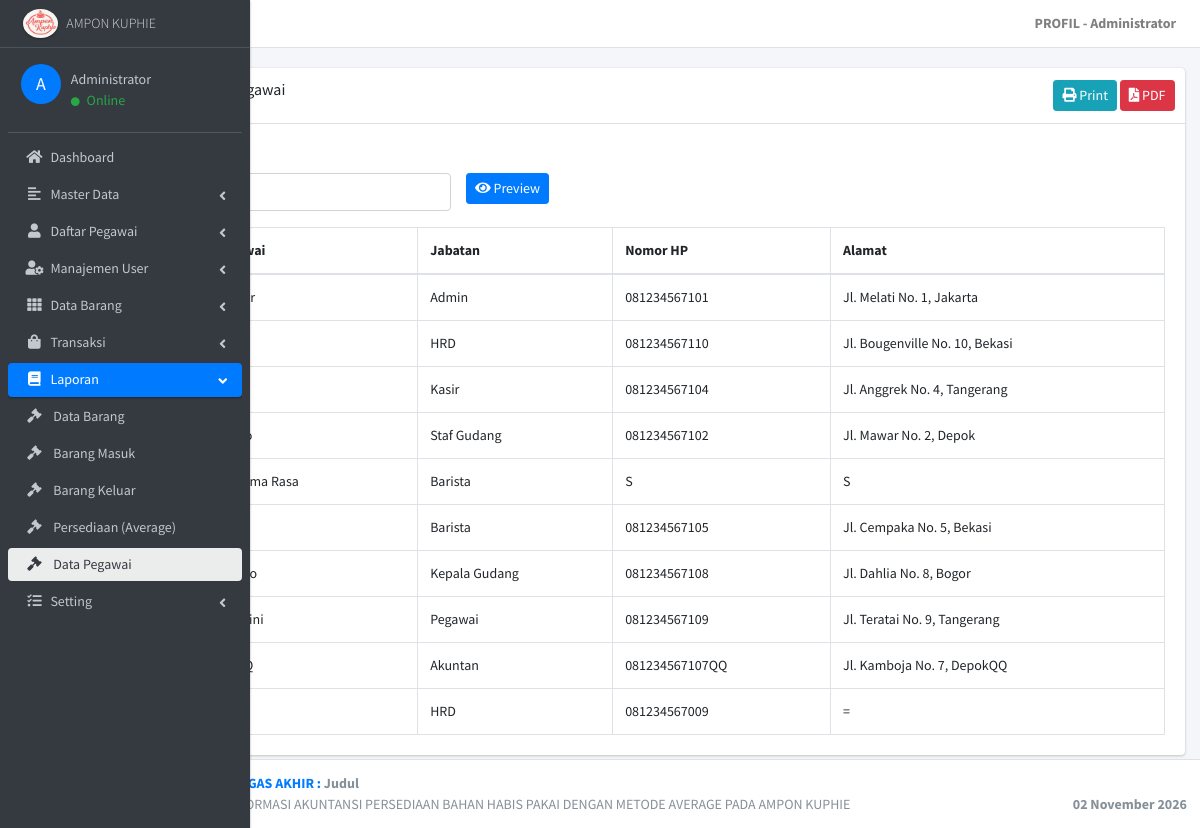
/beranda.php?page=lap_pegawai (signed in), run on the app's committed database.
### tables this page shows
CREATE TABLE `tbl_pegawai` (
  `id_pegawai` int(11) NOT NULL,
  `nama` varchar(100) NOT NULL,
  `jabatan_id` int(11) DEFAULT NULL,
  `nomor_hp` varchar(20) DEFAULT NULL,
  `alamat` text DEFAULT NULL
);

CREATE TABLE `m_jabatan` (
  `id_jabatan` int(11) NOT NULL,
  `nama_jabatan` varchar(50) NOT NULL
);

### modul/laporan/laporan_pegawai/index.php (the view, shortened to what this page needs)
<?php
$cari = isset($_GET['cari']) ? $_GET['cari'] : '';
$where_cari = '';
$qry = mysqli_query($konek, "select `tbl_pegawai`.`id_pegawai` AS `id_pegawai`, `tbl_pegawai`.`nama` AS `nama`, `tbl_pegawai`.`nomor_hp` AS `nomor_hp`, `tbl_pegawai`.`alamat` AS `alamat`, `m_jabatan`.`nama_jabatan` AS `nama_jabatan` from (`tbl_pegawai` join `m_jabatan` on((`tbl_pegawai`.`jabatan_id` = `m_jabatan`.`id_jabatan`)))" . $where_cari . " order by `tbl_pegawai`.`nama` asc");
$no = 1;
$rows = array();
while ($data = mysqli_fetch_array($qry)) {
    $rows[] = array(
        'no' => $no++,
        'nama' => $data['nama'],
        'jabatan' => $data['nama_jabatan'],
        'hp' => $data['nomor_hp'],
        'alamat' => $data['alamat'],
    );
}
?>
<div class="col-12">
    <div class="card">
        <div class="card-header">
            <h3 class="card-title"><i class="fas fa-users mr-2"></i>Laporan Data Pegawai</h3>
            <div class="card-tools laporan-tools">
                <button type="button" class="btn btn-info btn-sm" onclick="window.print()">
                    <i class="fas fa-print"></i> Print
                </button>
                <button type="button" class="btn btn-danger btn-sm" onclick="cetakPDF()">
                    <i class="fas fa-file-pdf"></i> PDF
                </button>
            </div>
        </div>
        <div class="card-body">
            <form method="GET" class="laporan-filter mb-3">
                <div class="row">
                    <div class="col-md-4">
                        <label>Cari Pegawai</label>
                        <input type="text" name="cari" class="form-control" value="<?php echo $cari; ?>" placeholder="Nama Pegawai">
                    </div>
                    <div class="col-md-3">
                        <label>&nbsp;</label><br>
                        <button type="submit" class="btn btn-primary btn-sm">
                            <i class="fas fa-eye"></i> Preview
                        </button>
                    </div>
                </div>
            </form>
            <table class="table table-bordered table-hover">
                <thead>
                    <tr>
                        <th width="5%">No</th>
                        <th>Nama Pegawai</th>
                        <th>Jabatan</th>
                        <th>Nomor HP</th>
                        <th>Alamat</th>
                    </tr>
                </thead>
                <tbody>
                    <?php
                    foreach ($rows as $row) {
                    ?>
                        <tr>
                            <td><?php echo $row['no']; ?></td>
                            <td><?php echo $row['nama']; ?></td>
                            <td><?php echo $row['jabatan']; ?></td>
                            <td><?php echo $row['hp']; ?></td>
                            <td><?php echo $row['alamat']; ?></td>
                        </tr>
                    <?php
                    }
                    ?>
                </tbody>
            </table>
        </div>
    </div>
</div>

### beranda.php (shortened to what this page needs)
<!DOCTYPE html>
<html>
<head>
  <link rel="stylesheet" href="plugins/fontawesome-free/css/all.min.css?v=2">
  <link rel="stylesheet" href="https://code.ionicframework.com/ionicons/2.0.1/css/ionicons.min.css">
  <link rel="stylesheet" href="plugins/tempusdominus-bootstrap-4/css/tempusdominus-bootstrap-4.min.css?v=2">
  <link rel="stylesheet" href="plugins/icheck-bootstrap/icheck-bootstrap.min.css?v=2">
  <link rel="stylesheet" href="plugins/jqvmap/jqvmap.min.css?v=2">
  <link rel="stylesheet" href="dist/css/adminlte.min.css?v=2">
  <link rel="stylesheet" href="plugins/overlayScrollbars/css/OverlayScrollbars.min.css?v=2">
  <link rel="stylesheet" href="plugins/daterangepicker/daterangepicker.css?v=2">
  <link rel="stylesheet" href="plugins/summernote/summernote-bs4.css?v=2">
  <link rel="stylesheet" href="plugins/datatables-bs4/css/dataTables.bootstrap4.min.css?v=2">
  <link rel="stylesheet" href="plugins/sweetalert2/sweetalert2.min.css?v=2">
  <link rel="stylesheet" href="plugins/toastr/toastr.min.css?v=2">
  <link rel="stylesheet" href="plugins/datatables-responsive/css/responsive.bootstrap4.min.css?v=2">
</head>
<body class="hold-transition sidebar-mini layout-fixed text-sm layout-navbar-fixed layout-footer-fixed sidebar-collapse">
<div class="wrapper">
  <nav class="main-header navbar navbar-expand navbar-white navbar-light">
    <ul class="navbar-nav">
      <li class="nav-item">
        <a class="nav-link" data-widget="pushmenu" href="#" role="button"><i class="fas fa-bars"></i></a>
      </li>
    </ul>
    <ul class="navbar-nav ml-auto">
      <li class="nav-item dropdown">
        <a class="nav-link text-blak d-flex align-items-center font-weight-bold" data-toggle="dropdown" href="#">
           PROFIL - <?php echo isset($_SESSION['nama']) && $_SESSION['nama'] != '' ? $_SESSION['nama'] : 'Login Admin'; ?>
        </a>
      </li>
    </ul>
  </nav>
  <aside class="main-sidebar text-sm sidebar-dark-primary elevation-1">
      <a href="beranda.php?page=beranda" class="brand-link">
      <img src="gambar/logo.jpg" alt="AMPON KUPHIE" class="brand-image img-circle elevation-1">
    </a>
    <div class="sidebar">
      <div class="user-panel mt-3 pb-3 d-flex">
        <div class="image">
          <?php $nama_avatar = isset($_SESSION['nama']) && $_SESSION['nama'] != '' ? $_SESSION['nama'] : 'Login Admin'; ?>
          <div class="d-inline-flex justify-content-center align-items-center rounded-circle bg-primary"
            style="width: 40px; height: 40px; font-size: 18px;">
            <?php echo strtoupper(substr(trim($nama_avatar), 0, 1)); ?>
          </div>
        </div>
      </div>
      <nav class="mt-2">
        <?php $menu_aktif = isset($_GET['page']) ? $_GET['page'] : 'beranda'; ?>
        <ul class="nav nav-pills nav-sidebar flex-column" data-widget="treeview" role="menu" data-accordion="false">
          <li class="nav-item has-treeview">
            <a href="beranda.php?page=beranda" class="nav-link <?= $menu_aktif == 'beranda' ? 'active' : '' ?>">
              <i class="nav-icon fas fa-home"></i><p> Dashboard </p>
            </a>
          </li>
          <li class="nav-item has-treeview <?= in_array($menu_aktif, ['satuan', 'supplier', 'm_jabatan']) ? 'menu-open' : '' ?>">
            <a href="#" class="nav-link <?= in_array($menu_aktif, ['satuan', 'supplier', 'm_jabatan']) ? 'active' : '' ?>">
              <i class="nav-icon fas fa-align-left"></i>
            </a>
          </li>
          <li class="nav-item has-treeview">
            <a href="beranda.php?page=pegawai" class="nav-link <?= $menu_aktif == 'pegawai' ? 'active' : '' ?>">
              <i class="nav-icon fas fa-user"></i>
            </a>
          </li>
          <li class="nav-item has-treeview">
            <a href="beranda.php?page=user" class="nav-link <?= $menu_aktif == 'user' ? 'active' : '' ?>">
              <i class="nav-icon fas fa-user-cog"></i>
            </a>
          </li>
          <li class="nav-item has-treeview">
            <a href="beranda.php?page=barang" class="nav-link <?= $menu_aktif == 'barang' ? 'active' : '' ?>">
              <i class="nav-icon fas fa-th"></i>
            </a>
          </li>
          <li class="nav-item has-treeview <?= in_array($menu_aktif, ['barang_masuk', 'barang_keluar']) ? 'menu-open' : '' ?>">
            <a href="#" class="nav-link <?= in_array($menu_aktif, ['barang_masuk', 'barang_keluar']) ? 'active' : '' ?>">
              <i class="nav-icon fas fa-shopping-bag"></i>
            </a>
          </li>
          <li class="nav-item has-treeview <?= in_array($menu_aktif, ['lap_barang', 'lap_barang_masuk', 'lap_barang_keluar', 'lap_persediaan', 'lap_pegawai']) ? 'menu-open' : '' ?>">
            <a href="#" class="nav-link <?= in_array($menu_aktif, ['lap_barang', 'lap_barang_masuk', 'lap_barang_keluar', 'lap_persediaan', 'lap_pegawai']) ? 'active' : '' ?>">
              <i class="nav-icon fas fa-book"></i>
            </a>
            <ul class="nav nav-treeview">
              <li class="nav-item"><a href="beranda.php?page=lap_barang" class="nav-link <?= $menu_aktif == 'lap_barang' ? 'active' : '' ?>"><i class="fas fa-gavel nav-icon"></i> <p>Data Barang </p></a></li>
              <li class="nav-item"><a href="beranda.php?page=lap_barang_masuk" class="nav-link <?= $menu_aktif == 'lap_barang_masuk' ? 'active' : '' ?>"><i class="fas fa-gavel nav-icon"></i> <p>Barang Masuk</p></a></li>
              <li class="nav-item"><a href="beranda.php?page=lap_barang_keluar" class="nav-link <?= $menu_aktif == 'lap_barang_keluar' ? 'active' : '' ?>"><i class="fas fa-gavel nav-icon"></i> <p>Barang Keluar</p></a></li>
              <li class="nav-item"><a href="beranda.php?page=lap_persediaan" class="nav-link <?= $menu_aktif == 'lap_persediaan' ? 'active' : '' ?>"><i class="fas fa-gavel nav-icon"></i> <p>Persediaan (Average)</p></a></li>
              <li class="nav-item"><a href="beranda.php?page=lap_pegawai" class="nav-link <?= $menu_aktif == 'lap_pegawai' ? 'active' : '' ?>"><i class="fas fa-gavel nav-icon"></i> <p>Data Pegawai</p></a></li>
            </ul>
          </li>
          <li class="nav-item has-treeview <?= in_array($menu_aktif, ['ubah_password']) ? 'menu-open' : '' ?>">
            <a href="#" class="nav-link <?= in_array($menu_aktif, ['ubah_password']) ? 'active' : '' ?>">
              <i class="nav-icon fas fa-tasks"></i>
            </a>
          </li>
        </ul>
      </nav>
    </div>
  </aside>
  <div class="content-wrapper">
    <div class="content-header">
    </div>
    <section class="content">
      <div class="container-fluid">
        <div class="row">
           <?php
          if (isset($_GET['page'])) {
            $page = $_GET['page'];
            switch ($page) {
              case 'lap_pegawai':
                include "modul/laporan/laporan_pegawai/index.php";
                break;
            }
          } else {
            include "modul/halaman_utama/index.php";
          }
          ?>
      </div>
    </section>
  </div>
  <footer class="main-footer">
    <strong>Copyright &copy; 2026-2027 <a href="#">TUGAS AKHIR : </a> Judul</strong> <br>
   PERANCANGAN SISTEM INFORMASI AKUNTANSI
PERSEDIAAN BAHAN HABIS PAKAI DENGAN
METODE AVERAGE PADA AMPON KUPHIE
    <div class="float-right d-none d-sm-inline-block">
      <b><?php echo date('d F Y'); ?></b>
    </div>
  </footer>
</div>
</body>
</html>

### beranda.php (style rules this page uses)
.sidebar .nav-icon { font-size: 0.9rem !important; }

### data on the page
tbl_pegawai: nama "Administrator", jabatan.nama_jabatan "Admin", nomor_hp "081234567101", alamat "Jl. Melati No. 1, Jakarta"
tbl_pegawai: nama "Agus Salim", jabatan.nama_jabatan "HRD", nomor_hp "081234567110", alamat "Jl. Bougenville No. 10, Bekasi"
tbl_pegawai: nama "Andi Wijaya", jabatan.nama_jabatan "Kasir", nomor_hp "081234567104", alamat "Jl. Anggrek No. 4, Tangerang"
tbl_pegawai: nama "Budi Santoso", jabatan.nama_jabatan "Staf Gudang", nomor_hp "081234567102", alamat "Jl. Mawar No. 2, Depok"
tbl_pegawai: no "5", nama "CV Coklat Prima Rasa", jabatan.nama_jabatan "Barista", nomor_hp "S", alamat "S"
tbl_pegawai: no "6", nama "Dewi Lestari", jabatan.nama_jabatan "Barista", nomor_hp "081234567105", alamat "Jl. Cempaka No. 5, Bekasi"
tbl_pegawai: no "7", nama "Joko Prasetyo", jabatan.nama_jabatan "Kepala Gudang", nomor_hp "081234567108", alamat "Jl. Dahlia No. 8, Bogor"
tbl_pegawai: nama "Maya Anggraini", jabatan.nama_jabatan "Pegawai", nomor_hp "081234567109", alamat "Jl. Teratai No. 9, Tangerang"
tbl_pegawai: nama "Ratna SariQQ", jabatan.nama_jabatan "Akuntan", nomor_hp "081234567107QQ", alamat "Jl. Kamboja No. 7, DepokQQ"
tbl_pegawai: jabatan.nama_jabatan "HRD", nomor_hp "081234567009", alamat "="

### other printed values
$_SESSION['nama'] "Administrator"
substr(trim($nama_avatar), 0, 1) "A"
